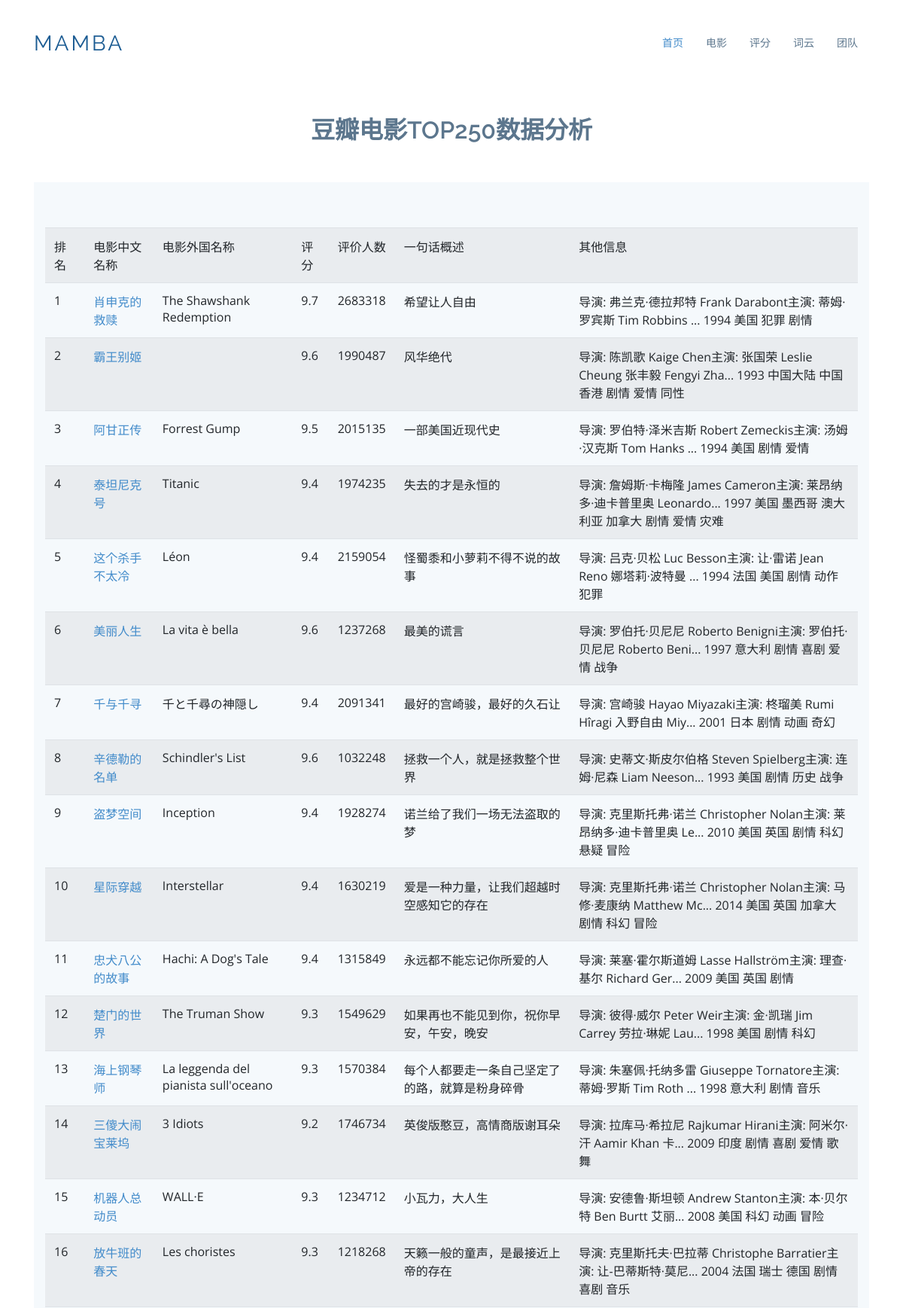
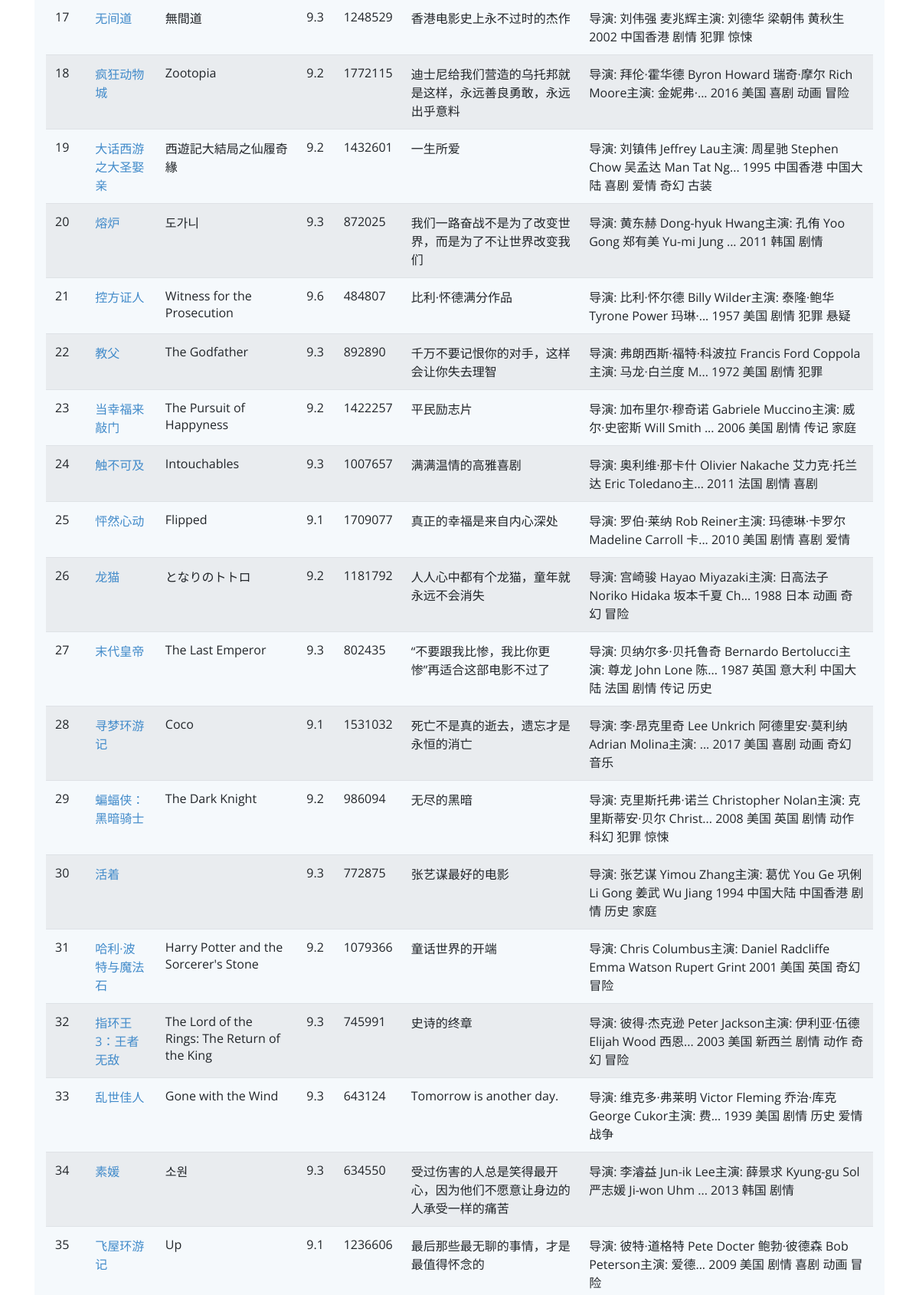
The page /movie (upper part) on the database its author committed (2 pictures, top to bottom).
### tables this page shows
CREATE TABLE movie250
        (
        id integer primary key autoincrement,
        info_link text,
        pic_link text,
        cname varchar,
        ename varchar,
        score numeric,
        rated numeric,
        instroduction text,
        info text
        );

### douban_flask/app.py (the view)
@app.route('/movie')
def movie():  # put application's code here
    datalist = []
    con = sqlite3.connect("movie.db")
    cur = con.cursor()
    sql = "select * from movie250"
    data = cur.execute(sql)
    for item in data:
        datalist.append(item)
    cur.close()
    con.close()
    return render_template("movie.html", movies=datalist)

### douban_flask/templates/movie.html (shortened to what this page needs)
﻿<!DOCTYPE html>
<html lang="en">
<head>
  <link href="static/assets/vendor/bootstrap/css/bootstrap.min.css" rel="stylesheet">
  <link href="static/assets/vendor/icofont/icofont.min.css" rel="stylesheet">
  <link href="static/assets/vendor/boxicons/css/boxicons.min.css" rel="stylesheet">
  <link href="static/assets/vendor/animate.css/animate.min.css" rel="stylesheet">
  <link href="static/assets/vendor/venobox/venobox.css" rel="stylesheet">
  <link href="static/assets/vendor/aos/aos.css" rel="stylesheet">
  <link href="static/assets/css/style.css" rel="stylesheet">
</head>
<body>
  <header id="header">
    <div class="container">
      <div class="logo float-left">
        <h1 class="text-light"><a href="temp.html"><span>Mamba</span></a></h1>
      </div>
      <nav class="nav-menu float-right d-none d-lg-block">
        <ul>
          <li class="active"><a href="/index">首页 </a></li>
          <li><a href="/movie">电影</a></li>
          <li><a href="/score">评分</a></li>
          <li><a href="/word">词云</a></li>
          <li><a href="/team">团队</a></li>
        </ul>
      </nav>
    </div>
  </header>
  <main id="main">
    <section id="team" class="team">
      <div class="container">
        <div class="section-title">
          <h2>豆瓣电影TOP250数据分析</h2>
        </div>
    <section class="counts section-bg">
      <div class="container">
          <table class="table table-striped">
              <tr>
                  <td>排名</td>
                  <td>电影中文名称</td>
                  <td>电影外国名称</td>
                  <td>评分</td>
                  <td>评价人数</td>
                  <td>一句话概述</td>
                  <td>其他信息</td>
              </tr>
              {% for movie in movies %}
              <tr>
                  <td>{{ movie[0] }}</td>
                  <td>
                      <a href="{{ movie[1] }}" target="_blank">
                      {{ movie[3] }}
                      </a>
                  </td>
                  <td>{{ movie[4] }}</td>
                  <td>{{ movie[5] }}</td>
                  <td>{{ movie[6] }}</td>
                  <td>{{ movie[7] }}</td>
                  <td>{{ movie[8] }}</td>
              </tr>
              {% endfor %}
          </table>
      </div>
    </section>
      </div>
    </section>
  </main>
</body>
</html>

### douban_flask/static/assets/css/style.css (style rules this page uses)
body { font-family: "Open Sans", sans-serif; color: #444; }
a { color: #428bca; }
h1, h2, h3, h4, h5, h6, .font-primary { font-family: "Raleway", sans-serif; }
#header { height: 70px; transition: all 0.5s; transition: all 0.5s; padding: 10px 0; background: #fff; z-index: 997; }
#header .logo h1 { font-size: 28px; margin: 0; padding: 10px 0; line-height: 1; font-weight: 400; letter-spacing: 3px; text-transform: uppercase; }
#header .logo h1 a, #header .logo h1 a:hover { color: #1c5c93; text-decoration: none; }
.nav-menu, .nav-menu * { margin: 0; padding: 0; list-style: none; }
.nav-menu > ul > li { position: relative; white-space: nowrap; float: left; }
.nav-menu a { display: block; position: relative; color: #5c768d; padding: 12px 15px; transition: 0.3s; font-size: 14px; font-family: "Open Sans", sans-serif; }
.nav-menu a:hover, .nav-menu .active > a, .nav-menu li:hover > a { color: #428bca; text-decoration: none; }
.mobile-nav { position: fixed; top: 0; bottom: 0; z-index: 9999; overflow-y: auto; left: -260px; width: 260px; padding-top: 18px; background: #1f3548; transition: 0.4s; }
.mobile-nav * { margin: 0; padding: 0; list-style: none; }
.mobile-nav a { display: block; position: relative; color: #e3f0fc; padding: 10px 20px; font-weight: 500; }
.mobile-nav a:hover, .mobile-nav .active > a, .mobile-nav li:hover > a { color: #9eccf4; text-decoration: none; }
section { padding: 60px 0; }
.section-bg { background-color: #f5f9fc; }
.section-title { text-align: center; padding-bottom: 30px; }
.section-title h2 { font-size: 32px; font-weight: 600; margin-bottom: 20px; padding-bottom: 0; color: #5c768d; }
.counts { padding-bottom: 30px; }
.team { background: #fff; padding: 60px 0 30px 0; }

### rows shown on the page
movie250: id "1", cname "肖申克的救赎", ename "The Shawshank Redemption", score "9.7", rated "2683318", instroduction "希望让人自由", info "导演: 弗兰克·德拉邦特 Frank Darabont主演: 蒂姆·罗宾斯 Tim Robbins ... 1994 美国 犯罪 剧情"
movie250: id "2", cname "霸王别姬", score "9.6", rated "1990487", instroduction "风华绝代", info "导演: 陈凯歌 Kaige Chen主演: 张国荣 Leslie Cheung 张丰毅 Fengyi Zha... 1993 中国大陆 中国香港 剧情 爱情 同性"
movie250: id "3", cname "阿甘正传", ename "Forrest Gump", score "9.5", rated "2015135", instroduction "一部美国近现代史", info "导演: 罗伯特·泽米吉斯 Robert Zemeckis主演: 汤姆·汉克斯 Tom Hanks ... 1994 美国 剧情 爱情"
movie250: id "4", cname "泰坦尼克号", ename "Titanic", score "9.4", rated "1974235", instroduction "失去的才是永恒的", info "导演: 詹姆斯·卡梅隆 James Cameron主演: 莱昂纳多·迪卡普里奥 Leonardo... 1997 美国 墨西哥 澳大利亚 加拿大 剧情 爱情 灾难"
movie250: id "5", cname "这个杀手不太冷", ename "Léon", score "9.4", rated "2159054", instroduction "怪蜀黍和小萝莉不得不说的故事", info "导演: 吕克·贝松 Luc Besson主演: 让·雷诺 Jean Reno 娜塔莉·波特曼 ... 1994 法国 美国 剧情 动作 犯罪"
movie250: id "6", cname "美丽人生", ename "La vita è bella", score "9.6", rated "1237268", instroduction "最美的谎言", info "导演: 罗伯托·贝尼尼 Roberto Benigni主演: 罗伯托·贝尼尼 Roberto Beni... 1997 意大利 剧情 喜剧 爱情 战争"
movie250: id "7", cname "千与千寻", ename "千と千尋の神隠し", score "9.4", rated "2091341", instroduction "最好的宫崎骏，最好的久石让", info "导演: 宫崎骏 Hayao Miyazaki主演: 柊瑠美 Rumi Hîragi 入野自由 Miy... 2001 日本 剧情 动画 奇幻"
movie250: id "8", cname "辛德勒的名单", ename "Schindler's List", score "9.6", rated "1032248", instroduction "拯救一个人，就是拯救整个世界", info "导演: 史蒂文·斯皮尔伯格 Steven Spielberg主演: 连姆·尼森 Liam Neeson... 1993 美国 剧情 历史 战争"
movie250: id "9", cname "盗梦空间", ename "Inception", score "9.4", rated "1928274", instroduction "诺兰给了我们一场无法盗取的梦", info "导演: 克里斯托弗·诺兰 Christopher Nolan主演: 莱昂纳多·迪卡普里奥 Le... 2010 美国 英国 剧情 科幻 悬疑 冒险"
movie250: id "10", cname "星际穿越", ename "Interstellar", score "9.4", rated "1630219", instroduction "爱是一种力量，让我们超越时空感知它的存在", info "导演: 克里斯托弗·诺兰 Christopher Nolan主演: 马修·麦康纳 Matthew Mc... 2014 美国 英国 加拿大 剧情 科幻 冒险"
movie250: id "11", cname "忠犬八公的故事", ename "Hachi: A Dog's Tale", score "9.4", rated "1315849", instroduction "永远都不能忘记你所爱的人", info "导演: 莱塞·霍尔斯道姆 Lasse Hallström主演: 理查·基尔 Richard Ger... 2009 美国 英国 剧情"
movie250: id "12", cname "楚门的世界", ename "The Truman Show", score "9.3", rated "1549629", instroduction "如果再也不能见到你，祝你早安，午安，晚安", info "导演: 彼得·威尔 Peter Weir主演: 金·凯瑞 Jim Carrey 劳拉·琳妮 Lau... 1998 美国 剧情 科幻"
movie250: id "13", cname "海上钢琴师", ename "La leggenda del pianista sull'oceano", score "9.3", rated "1570384", instroduction "每个人都要走一条自己坚定了的路，就算是粉身碎骨", info "导演: 朱塞佩·托纳多雷 Giuseppe Tornatore主演: 蒂姆·罗斯 Tim Roth ... 1998 意大利 剧情 音乐"
movie250: id "14", cname "三傻大闹宝莱坞", ename "3 Idiots", score "9.2", rated "1746734", instroduction "英俊版憨豆，高情商版谢耳朵", info "导演: 拉库马·希拉尼 Rajkumar Hirani主演: 阿米尔·汗 Aamir Khan 卡... 2009 印度 剧情 喜剧 爱情 歌舞"
movie250: id "15", cname "机器人总动员", ename "WALL·E", score "9.3", rated "1234712", instroduction "小瓦力，大人生", info "导演: 安德鲁·斯坦顿 Andrew Stanton主演: 本·贝尔特 Ben Burtt 艾丽... 2008 美国 科幻 动画 冒险"
movie250: id "16", cname "放牛班的春天", ename "Les choristes", score "9.3", rated "1218268", instroduction "天籁一般的童声，是最接近上帝的存在", info "导演: 克里斯托夫·巴拉蒂 Christophe Barratier主演: 让-巴蒂斯特·莫尼... 2004 法国 瑞士 德国 剧情 喜剧 音乐"
movie250: id "17", cname "无间道", ename "無間道", score "9.3", rated "1248529", instroduction "香港电影史上永不过时的杰作", info "导演: 刘伟强 麦兆辉主演: 刘德华 梁朝伟 黄秋生 2002 中国香港 剧情 犯罪 惊悚"
movie250: id "18", cname "疯狂动物城", ename "Zootopia", score "9.2", rated "1772115", instroduction "迪士尼给我们营造的乌托邦就是这样，永远善良勇敢，永远出乎意料", info "导演: 拜伦·霍华德 Byron Howard 瑞奇·摩尔 Rich Moore主演: 金妮弗·... 2016 美国 喜剧 动画 冒险"
movie250: id "19", cname "大话西游之大圣娶亲", ename "西遊記大結局之仙履奇緣", score "9.2", rated "1432601", instroduction "一生所爱", info "导演: 刘镇伟 Jeffrey Lau主演: 周星驰 Stephen Chow 吴孟达 Man Tat Ng... 1995 中国香港 中国大陆 喜剧 爱情 奇幻 古装"
movie250: id "20", cname "熔炉", ename "도가니", score "9.3", rated "872025", instroduction "我们一路奋战不是为了改变世界，而是为了不让世界改变我们", info "导演: 黄东赫 Dong-hyuk Hwang主演: 孔侑 Yoo Gong 郑有美 Yu-mi Jung ... 2011 韩国 剧情"
movie250: id "21", cname "控方证人", ename "Witness for the Prosecution", score "9.6", rated "484807", instroduction "比利·怀德满分作品", info "导演: 比利·怀尔德 Billy Wilder主演: 泰隆·鲍华 Tyrone Power 玛琳·... 1957 美国 剧情 犯罪 悬疑"
movie250: id "22", cname "教父", ename "The Godfather", score "9.3", rated "892890", instroduction "千万不要记恨你的对手，这样会让你失去理智", info "导演: 弗朗西斯·福特·科波拉 Francis Ford Coppola主演: 马龙·白兰度 M... 1972 美国 剧情 犯罪"
movie250: id "23", cname "当幸福来敲门", ename "The Pursuit of Happyness", score "9.2", rated "1422257", instroduction "平民励志片", info "导演: 加布里尔·穆奇诺 Gabriele Muccino主演: 威尔·史密斯 Will Smith ... 2006 美国 剧情 传记 家庭"
movie250: id "24", cname "触不可及", ename "Intouchables", score "9.3", rated "1007657", instroduction "满满温情的高雅喜剧", info "导演: 奥利维·那卡什 Olivier Nakache 艾力克·托兰达 Eric Toledano主... 2011 法国 剧情 喜剧"
movie250: id "25", cname "怦然心动", ename "Flipped", score "9.1", rated "1709077", instroduction "真正的幸福是来自内心深处", info "导演: 罗伯·莱纳 Rob Reiner主演: 玛德琳·卡罗尔 Madeline Carroll 卡... 2010 美国 剧情 喜剧 爱情"
movie250: id "26", cname "龙猫", ename "となりのトトロ", score "9.2", rated "1181792", instroduction "人人心中都有个龙猫，童年就永远不会消失", info "导演: 宫崎骏 Hayao Miyazaki主演: 日高法子 Noriko Hidaka 坂本千夏 Ch... 1988 日本 动画 奇幻 冒险"
movie250: id "27", cname "末代皇帝", ename "The Last Emperor", score "9.3", rated "802435", instroduction "“不要跟我比惨，我比你更惨”再适合这部电影不过了", info "导演: 贝纳尔多·贝托鲁奇 Bernardo Bertolucci主演: 尊龙 John Lone 陈... 1987 英国 意大利 中国大陆 法国 剧情 传记 历史"
movie250: id "28", cname "寻梦环游记", ename "Coco", score "9.1", rated "1531032", instroduction "死亡不是真的逝去，遗忘才是永恒的消亡", info "导演: 李·昂克里奇 Lee Unkrich 阿德里安·莫利纳 Adrian Molina主演: ... 2017 美国 喜剧 动画 奇幻 音乐"
movie250: id "29", cname "蝙蝠侠：黑暗骑士", ename "The Dark Knight", score "9.2", rated "986094", instroduction "无尽的黑暗", info "导演: 克里斯托弗·诺兰 Christopher Nolan主演: 克里斯蒂安·贝尔 Christ... 2008 美国 英国 剧情 动作 科幻 犯罪 惊悚"
movie250: id "30", cname "活着", score "9.3", rated "772875", instroduction "张艺谋最好的电影", info "导演: 张艺谋 Yimou Zhang主演: 葛优 You Ge 巩俐 Li Gong 姜武 Wu Jiang 1994 中国大陆 中国香港 剧情 历史 家庭"
movie250: id "31", cname "哈利·波特与魔法石", ename "Harry Potter and the Sorcerer's Stone", score "9.2", rated "1079366", instroduction "童话世界的开端", info "导演: Chris Columbus主演: Daniel Radcliffe Emma Watson Rupert Grint 2001 美国 英国 奇幻 冒险"
movie250: id "32", cname "指环王3：王者无敌", ename "The Lord of the Rings: The Return of the King", score "9.3", rated "745991", instroduction "史诗的终章", info "导演: 彼得·杰克逊 Peter Jackson主演: 伊利亚·伍德 Elijah Wood 西恩... 2003 美国 新西兰 剧情 动作 奇幻 冒险"
movie250: id "33", cname "乱世佳人", ename "Gone with the Wind", score "9.3", rated "643124", instroduction "Tomorrow is another day.", info "导演: 维克多·弗莱明 Victor Fleming 乔治·库克 George Cukor主演: 费... 1939 美国 剧情 历史 爱情 战争"
movie250: id "34", cname "素媛", ename "소원", score "9.3", rated "634550", instroduction "受过伤害的人总是笑得最开心，因为他们不愿意让身边的人承受一样的痛苦", info "导演: 李濬益 Jun-ik Lee主演: 薛景求 Kyung-gu Sol 严志媛 Ji-won Uhm ... 2013 韩国 剧情"
movie250: id "35", cname "飞屋环游记", ename "Up", score "9.1", rated "1236606", instroduction "最后那些最无聊的事情，才是最值得怀念的", info "导演: 彼特·道格特 Pete Docter 鲍勃·彼德森 Bob Peterson主演: 爱德... 2009 美国 剧情 喜剧 动画 冒险"
